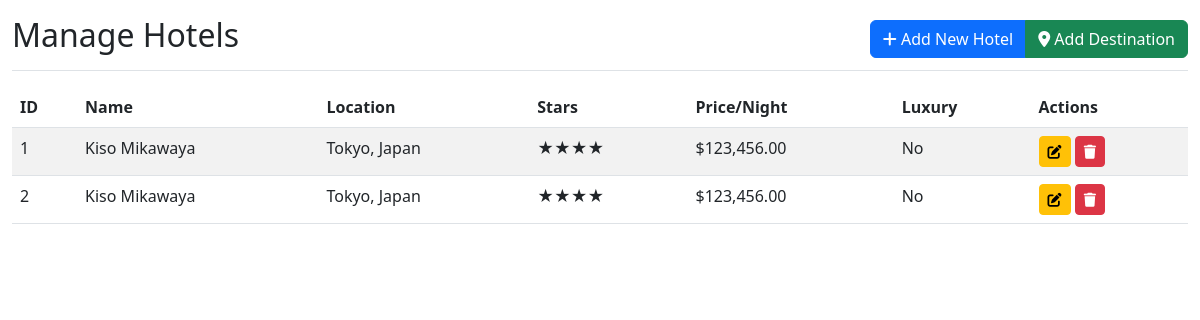
The app's page /admin/pages/hostel.php with its own data.
### tables this page shows
CREATE TABLE `hotels` (
  `id` int(11) NOT NULL,
  `destination_id` int(11) NOT NULL,
  `name` varchar(255) NOT NULL,
  `address` text NOT NULL,
  `stars` int(11) NOT NULL CHECK (`stars` between 1 and 5),
  `is_luxury` tinyint(1) DEFAULT 0,
  `description` text DEFAULT NULL,
  `amenities` text DEFAULT NULL,
  `price_per_night` decimal(10,2) NOT NULL,
  `image_url` varchar(255) DEFAULT NULL,
  `created_at` timestamp NOT NULL DEFAULT current_timestamp()
);

CREATE TABLE `destinations` (
  `id` int(11) NOT NULL,
  `city` varchar(100) NOT NULL,
  `country` varchar(100) NOT NULL,
  `description` text DEFAULT NULL,
  `image_url` varchar(255) DEFAULT NULL,
  `is_popular` tinyint(1) DEFAULT 0,
  `created_at` timestamp NOT NULL DEFAULT current_timestamp()
);

### admin/pages/hostel.php (the view, shortened to what this page needs)
<?php
$db = DBConfig::getInstance()->getConnection();
$hotels = $db->query("
    SELECT h.*, d.city, d.country
    FROM hotels h
    JOIN destinations d ON h.destination_id = d.id
    ORDER BY h.name ASC
")->fetchAll(PDO::FETCH_ASSOC);
?>
<!DOCTYPE html>
<html lang="en">
<head>
    <link href="https://cdn.jsdelivr.net/npm/bootstrap@5.3.0/dist/css/bootstrap.min.css" rel="stylesheet">
    <link rel="stylesheet" href="https://cdnjs.cloudflare.com/ajax/libs/font-awesome/6.0.0/css/all.min.css">
</head>
<body>
    <div class="container-fluid">
        <div class="row">
            <main>
                <div class="d-flex justify-content-between flex-wrap flex-md-nowrap align-items-center pt-3 pb-2 mb-3 border-bottom">
                    <h1 class="h2">Manage Hotels</h1>
                    <div class="btn-group">
                        <button class="btn btn-primary" data-bs-toggle="modal" data-bs-target="#addHotelModal">
                            <i class="fas fa-plus"></i> Add New Hotel
                        </button>
                        <button class="btn btn-success" data-bs-toggle="modal" data-bs-target="#addDestinationModal">
                            <i class="fas fa-map-marker-alt"></i> Add Destination
                        </button>
                    </div>
                </div>
                <div class="table-responsive">
                    <table class="table table-striped">
                        <thead>
                            <tr>
                                <th>ID</th>
                                <th>Name</th>
                                <th>Location</th>
                                <th>Stars</th>
                                <th>Price/Night</th>
                                <th>Luxury</th>
                                <th>Actions</th>
                            </tr>
                        </thead>
                        <tbody>
                            <?php foreach ($hotels as $hotel): ?>
                            <tr>
                                <td><?= $hotel['id'] ?></td>
                                <td><?= htmlspecialchars($hotel['name']) ?></td>
                                <td><?= htmlspecialchars($hotel['city']) ?>, <?= htmlspecialchars($hotel['country']) ?></td>
                                <td><?= str_repeat('★', $hotel['stars']) ?></td>
                                <td>$<?= number_format($hotel['price_per_night'], 2) ?></td>
                                <td><?= $hotel['is_luxury'] ? 'Yes' : 'No' ?></td>
                                <td>
                                    <button class="btn btn-sm btn-warning edit-hotel"
                                            data-id="<?= $hotel['id'] ?>"
                                            data-name="<?= htmlspecialchars($hotel['name']) ?>"
                                            data-destination="<?= $hotel['destination_id'] ?>"
                                            data-address="<?= htmlspecialchars($hotel['address']) ?>"
                                            data-stars="<?= $hotel['stars'] ?>"
                                            data-luxury="<?= $hotel['is_luxury'] ?>"
                                            data-desc="<?= htmlspecialchars($hotel['description']) ?>"
                                            data-amenities="<?= htmlspecialchars($hotel['amenities']) ?>"
                                            data-price="<?= $hotel['price_per_night'] ?>"
                                            data-image="<?= htmlspecialchars($hotel['image_url']) ?>">
                                        <i class="fas fa-edit"></i>
                                    </button>
                                    <a href="index.php?page=hostel&delete=<?= $hotel['id'] ?>" class="btn btn-sm btn-danger" onclick="return confirm('Are you sure?')">
                                        <i class="fas fa-trash"></i>
                                    </a>
                                </td>
                            </tr>
                            <?php endforeach; ?>
                        </tbody>
                    </table>
                </div>
            </main>
        </div>
    </div>
</body>
</html>

### records on screen
hotels: id "1", name "Kiso Mikawaya", destination.city "Tokyo", destination.country "Japan", stars "★★★★", price_per_night "123,456.00", is_luxury "No"
hotels: id "2", name "Kiso Mikawaya", destination.city "Tokyo", destination.country "Japan", stars "★★★★", price_per_night "123,456.00", is_luxury "No"
